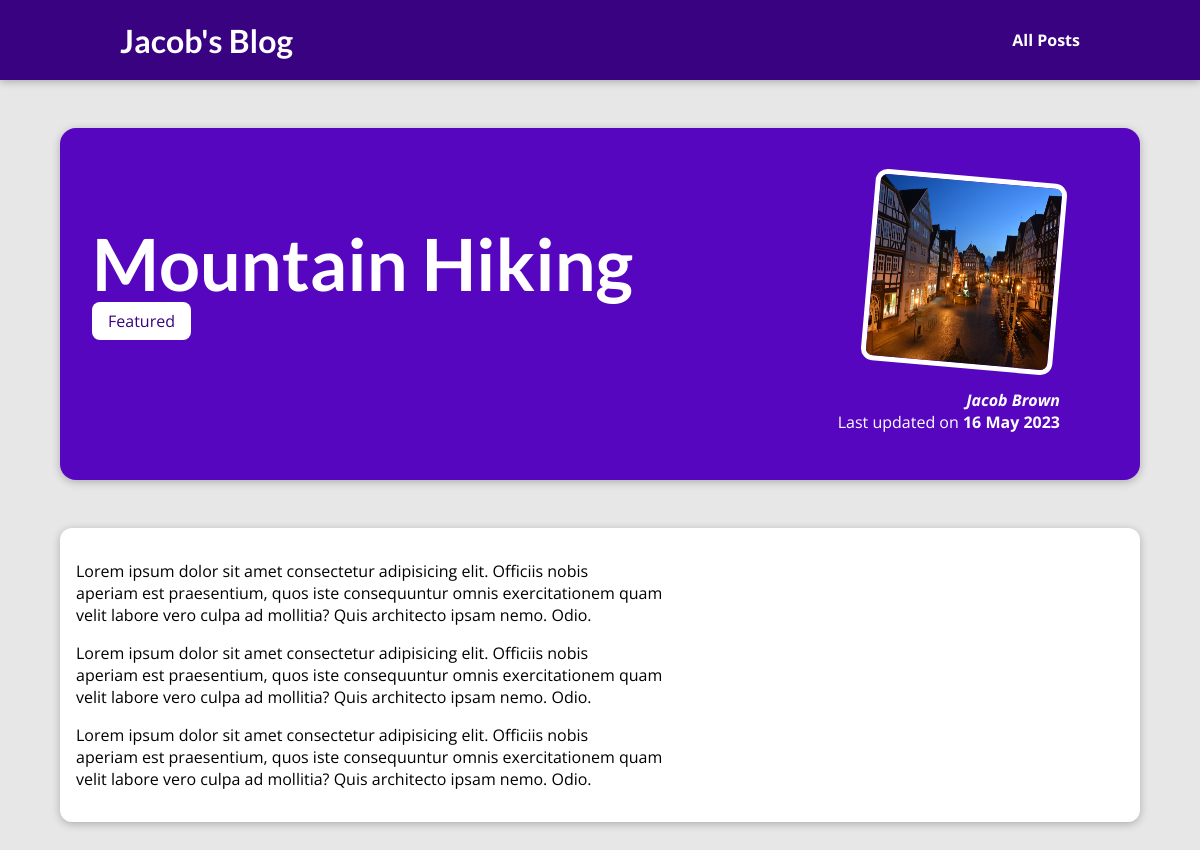
The page /posts/hike-in-the-mountains on the database its author committed.
### blog/models.py (models this page shows, shortened)
class Post(models.Model):
    title = models.CharField(max_length=150)
    excerpt = models.CharField(max_length=200)
    image = models.ImageField(upload_to="posts", null=True)
    date = models.DateField(auto_now=True)
    slug = models.SlugField(unique=True, db_index=True)
    content = models.TextField(validators=[MinLengthValidator(10)])
    author = models.ForeignKey(Author, null=True, on_delete=models.SET_NULL, related_name="posts")
    tags = models.ManyToManyField(Tag)

class Tag(models.Model):
    caption = models.CharField(max_length=20)

class Author(models.Model):
    first_name = models.CharField(max_length=100)
    last_name = models.CharField(max_length=100)
    email_address = models.EmailField()
    def full_name(self):
        return f"{self.first_name} {self.last_name}"
    def __str__(self):
        return self.full_name()

### blog/views.py (the view)
# urls.py: path("posts/<slug:slug>", views.SinglePostView.as_view(), name="post-detail-page")
class SinglePostView(DetailView):
    template_name = "blog/post-detail.html"
    model = Post
    def get_context_data(self, **kwargs: Any):
        context = super().get_context_data(**kwargs)
        context["post_tags"] = self.object.tags.all()
        return context

### blog/templates/blog/post-detail.html (shortened to what this page needs)
{% extends "base.html" %}
{% load static %}
{% block css_files %}
    <link rel="stylesheet" href="{% static 'blog/post-detail.css' %}">
{% endblock %}
{% block content %}
    <section id="summary">
        <h2>{{ post.title }}</h2>
        <div>
            {% for tag in post_tags %}
            <span class="tag">{{ tag.caption }}</span>
            {% endfor %}
        </div>
        <article>
            <img src="{{ post.image.url }}" alt="{{ post.title }}">
            <address><a href="mailto:{{ post.author.email_address }}">{{ post.author }}</a></address>
            <div>
                Last updated on <time>{{ post.date|date:" d M Y" }}</time>
            </div>
        </article>
    </section>
    <main>
        {{ post.content|linebreaks }}
    </main>
{% endblock %}

### my_site/templates/base.html (shortened to what this page needs)
{% load static %}
<!DOCTYPE html>
<html lang="en">
<head>
    <link rel="stylesheet" href="{% static 'app.css' %}">
    {% block css_files%}
    {% endblock %}
</head>
<body>
    <header id="main-navigation">
        <h1><a href="{% url 'index' %}">Jacob's Blog</a></h1>
        <nav>
            <a href="{% url 'posts-page' %}">All Posts</a>
        </nav>
    </header>
    {% block content%}
    {% endblock%}
</body>
</html>

### my_site/static/app.css (style rules this page uses)
* { box-sizing: border-box; }
html { font-family: 'Open Sans', 'Lato', sans-serif; }
body { margin: 0; }
h1, h2, h3 { font-family: 'Lato', sans-serif; font-weight: bold; }
#main-navigation { width: 100%; height: 5rem; display: flex; justify-content: space-between; align-items: center; padding: 0 10%; position: absolute; top: 0; left: 0; }
#main-navigation a { text-decoration: none; color: white; font-weight: bold; }

### blog/static/blog/post-detail.css (style rules this page uses)
body { background-color: #e7e7e7; }
#main-navigation { background-color: #390281; box-shadow: 0 2px 8px rgba(0, 0, 0, 0.25); }
#summary { margin: 8rem auto 3rem auto; padding: 2rem; width: 90%; max-width: 90rem; border-radius: 16px; background-color: #5706c0; position: relative; box-shadow: 0 2px 8px rgba(0, 0, 0, 0.25); height: 22rem; }
#summary h2 { color: white; font-size: 4.5rem; margin-bottom: 0.25rem; }
#summary article { position: absolute; top: 2rem; right: 3rem; padding: 1rem 2rem; border-radius: 12px; text-align: right; color: white; }
#summary article img { width: 12rem; height: 12rem; border-radius: 12px; transform: rotateZ(5deg); border: 5px solid white; margin-bottom: 1rem; }
#summary address { font-weight: bold; }
#summary time { font-weight: bold; }
#summary a { color: white; text-decoration: none; }
main { width: 90%; max-width: 90rem; margin: 3rem auto; background-color: white; padding: 1rem; border-radius: 12px; box-shadow: 0 2px 8px rgba(0, 0, 0, 0.25); }
.tag { background-color: white; color: #390281; padding: 0.5rem 1rem; border-radius: 8px; }

### rows shown on the page
Post: title "Mountain Hiking", image (picture), author "Jacob Brown", date "16 May 2023", content "Lorem ipsum dolor sit amet consectetur adipisicing elit. Officiis nobis aperiam est praesentium, quos iste consequuntur omnis exercitationem quam velit labore vero culpa ad mollitia? Quis architecto ipsam nemo. Odio. Lorem ipsum dolor sit amet consectetur adipisicing elit. Officiis nobis aperiam est praesentium, quos iste consequuntur omnis exercitationem quam velit labore vero culpa ad mollitia? Quis architecto ipsam nemo. Odio. Lorem ipsum dolor sit amet consectetur adipisicing elit. Officiis nobis aperiam est praesentium, quos iste consequuntur omnis exercitationem quam velit labore vero culpa ad mollitia? Quis architecto ipsam nemo. Odio."
Tag: caption "Featured"
